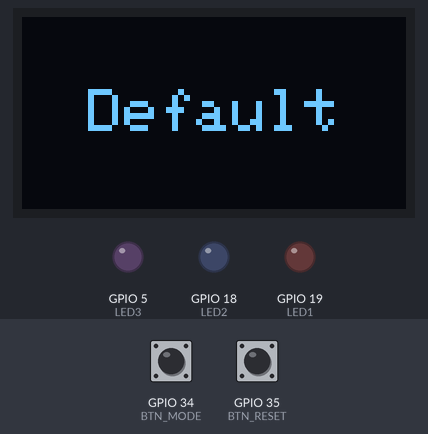
A program run on a simulated ESP32. Parts: 128×64 one-colour display, output pins drawn as LEDs (lit = HIGH). Dashed ring = blinking. The inputs (shaded band) are chosen by the test bench; at power-on: GPIO 34 (BTN_MODE) HIGH, GPIO 35 (BTN_RESET) HIGH.

Above: at 1.2 s.
1.3 s: GPIO 34 (BTN_MODE) pulled LOW for 0.15 s
At 1.9 s:
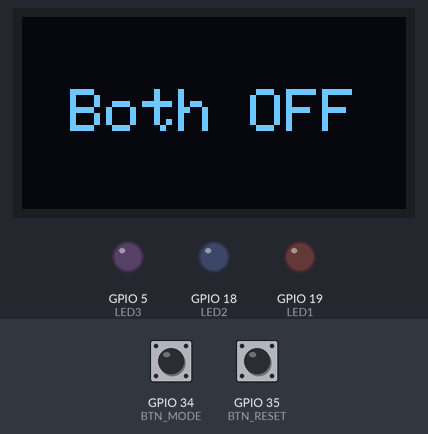
2.9 s: GPIO 34 (BTN_MODE) pulled LOW for 1 s
At 3.3 s:
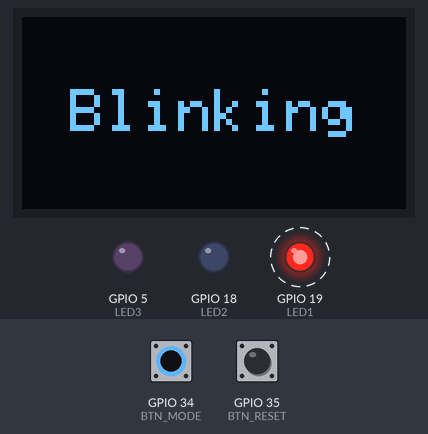
5.4 s: GPIO 34 (BTN_MODE) pulled LOW for 0.15 s
At 6.4 s:
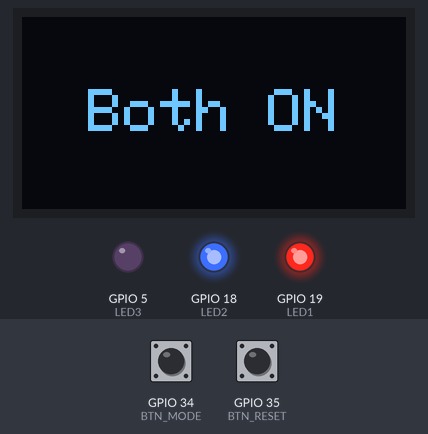
7.0 s: GPIO 34 (BTN_MODE) pulled LOW for 3.2 s
At 7.51 s:
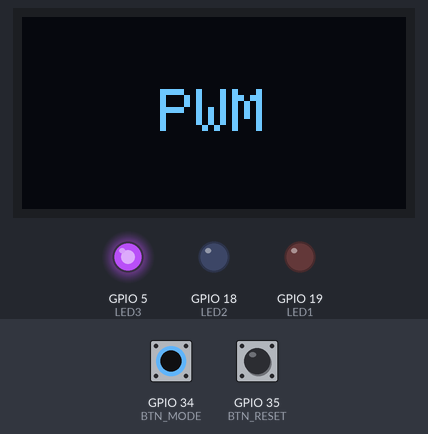
10.8 s: GPIO 35 (BTN_RESET) pulled LOW for 0.15 s
At 11.2 s:
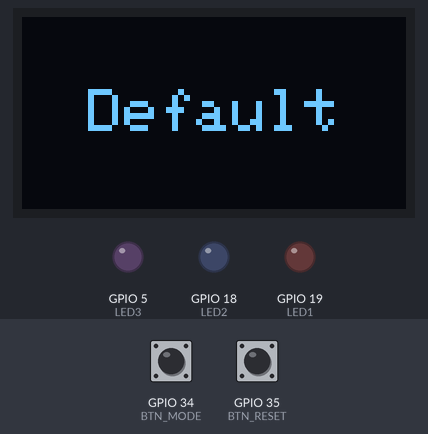
Timing chart, 0 to 13.4 s (numbered marks = the images above; inputs shaded):
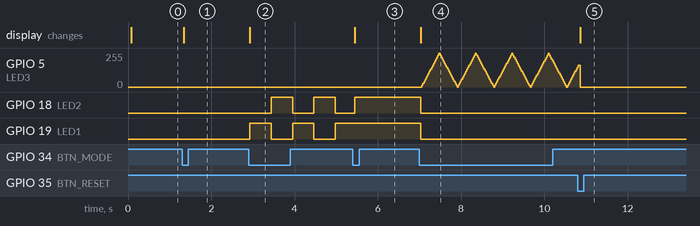

Measured:
- after the input at 1.3 s, the display: changes at once (image 1)
- after the input at 2.9 s, GPIO 18 (LED2): alternates HIGH for 0.51 s and LOW for 0.51 s, starting after 0.54 s; GPIO 19 (LED1): alternates HIGH for 0.51 s and LOW for 0.51 s, starting at once; the display: changes at once (image 2)
- after the input at 5.4 s, GPIO 19 (LED1): stays HIGH (without the input it goes to LOW after 0.09 s); the display: changes at once (image 3)
- after the input at 10.8 s, the display: changes after 0.06 s (image 5)

The program:

main.cpp
```cpp
// Assignment-01_Task-A
// 3 Led and 2 Buttons with Different Cases
// Embedded IoT System Fall-2025

// Name: Muhammad Haseeb                 Reg#: 23-NTU-CS-1069
#include <Arduino.h>
#include <Wire.h>
#include <Adafruit_GFX.h>
#include <Adafruit_SSD1306.h>

#define SCREEN_WIDTH 128
#define SCREEN_HEIGHT 64
Adafruit_SSD1306 display(SCREEN_WIDTH, SCREEN_HEIGHT, &Wire, -1);

#define LED1 19
#define LED2 18
#define LED3 5

#define BTN_MODE 34
#define BTN_RESET 35

// ----- Mode Variables -----
volatile int mode = 0;
volatile int alt_Mode = 1;
volatile bool modeChanged = false;
volatile bool resetPressed = false;

// ----- Debounce Control -----
hw_timer_t *debounceTimer = NULL;
volatile bool debounceActive = false;  // shared debounce flag
volatile int lastButton = 0;           // 1 = mode, 2 = reset

// ----- PWM Setup -----
#define PWM_CH 0
#define FREQ 5000
#define RES 8

int brightness = 0;
int fadeAmount = 15;
unsigned long previousMillis = 0;
unsigned long lastFade = 0;
bool ledState = LOW;

// ======== ISR SECTION ========

// Reset debounce after 200ms
void IRAM_ATTR resetDebounce() {
  debounceActive = false;
  timerAlarmDisable(debounceTimer);
  timerWrite(debounceTimer, 0);
}

// When MODE button pressed
void IRAM_ATTR BTN_Pressed_Mode() {
  if (debounceActive) return;
  debounceActive = true;
  lastButton = 1;
  timerWrite(debounceTimer, 0);
  timerAlarmWrite(debounceTimer, 200000, false);
  timerAlarmEnable(debounceTimer);
  modeChanged = true;
}

// When RESET button pressed
void IRAM_ATTR BTN_Pressed_Reset() {
  if (debounceActive) return;
  debounceActive = true;
  lastButton = 2;
  timerWrite(debounceTimer, 0);
  timerAlarmWrite(debounceTimer, 200000, false);
  timerAlarmEnable(debounceTimer);
  resetPressed = true;
}

// ======== DISPLAY FUNCTION ========
void showMode(const char* text) {
  display.clearDisplay();
  display.setTextSize(2);
  display.setTextColor(SSD1306_WHITE);
  display.setCursor((SCREEN_WIDTH - strlen(text) * 12) / 2, (SCREEN_HEIGHT - 16) / 2);
  display.print(text);
  display.display();
}

// ======== SETUP ========
void setup() {
  if (!display.begin(SSD1306_SWITCHCAPVCC, 0x3C)) {
    for (;;);
  }

  display.clearDisplay();
  display.setTextColor(SSD1306_WHITE);
  display.setTextSize(2);
  display.setCursor(10, 25);
  display.println("Mode 0: OFF");
  display.display();

  pinMode(LED1, OUTPUT);
  pinMode(LED2, OUTPUT);
  pinMode(LED3, OUTPUT);
  pinMode(BTN_MODE, INPUT_PULLUP);
  pinMode(BTN_RESET, INPUT_PULLUP);

  digitalWrite(LED1, LOW);
  digitalWrite(LED2, LOW);
  digitalWrite(LED3, LOW);

  // Attach button interrupts
  attachInterrupt(digitalPinToInterrupt(BTN_MODE), BTN_Pressed_Mode, FALLING);
  attachInterrupt(digitalPinToInterrupt(BTN_RESET), BTN_Pressed_Reset, FALLING);

  // Setup single hardware timer for debounce
  debounceTimer = timerBegin(0, 80, true);              // 1 tick = 1µs
  timerAttachInterrupt(debounceTimer, &resetDebounce, true);
  timerAlarmWrite(debounceTimer, 200000, false);        // 200ms debounce
  timerAlarmDisable(debounceTimer);

  ledcSetup(PWM_CH, FREQ, RES);
  ledcAttachPin(LED3, PWM_CH);
}

// ======== LOOP ========
void loop() {
  // Reset button action
  if (resetPressed) {
    mode = 0;
    digitalWrite(LED1, LOW);
    digitalWrite(LED2, LOW);
    resetPressed = false;
    showMode("Default");
  }

  // Mode button action
  if (modeChanged) {
    mode++;
    if (mode > 4) mode = 0;
    modeChanged = false;
  }

  // ----- LED Modes -----
  switch (mode) {
    case 0:
      showMode("Default");
      digitalWrite(LED1, LOW);
      digitalWrite(LED2, LOW);
      ledcWrite(PWM_CH, 0);
      break;

    case 1:
      showMode("Both OFF");
      digitalWrite(LED1, LOW);
      digitalWrite(LED2, LOW);
      ledcWrite(PWM_CH, 0);
      break;

    case 2:
      showMode("Blinking");
      if (millis() - previousMillis >= 500) {
        previousMillis = millis();
        ledState = !ledState;
        digitalWrite(LED1, ledState);
        digitalWrite(LED2, !ledState);
      }
      break;

    case 3:
      showMode("Both ON");
      digitalWrite(LED1, HIGH);
      digitalWrite(LED2, HIGH);
      ledcWrite(PWM_CH, 0);
      break;

    case 4:
      showMode("PWM");
      digitalWrite(LED1, LOW);
      digitalWrite(LED2, LOW);
      if (millis() - lastFade >= 2) {
        lastFade = millis();
        ledcWrite(PWM_CH, brightness);
        brightness += fadeAmount;
        if (brightness <= 0 || brightness >= 255)
          fadeAmount = -fadeAmount;
      }
      break;
  }
}
```
